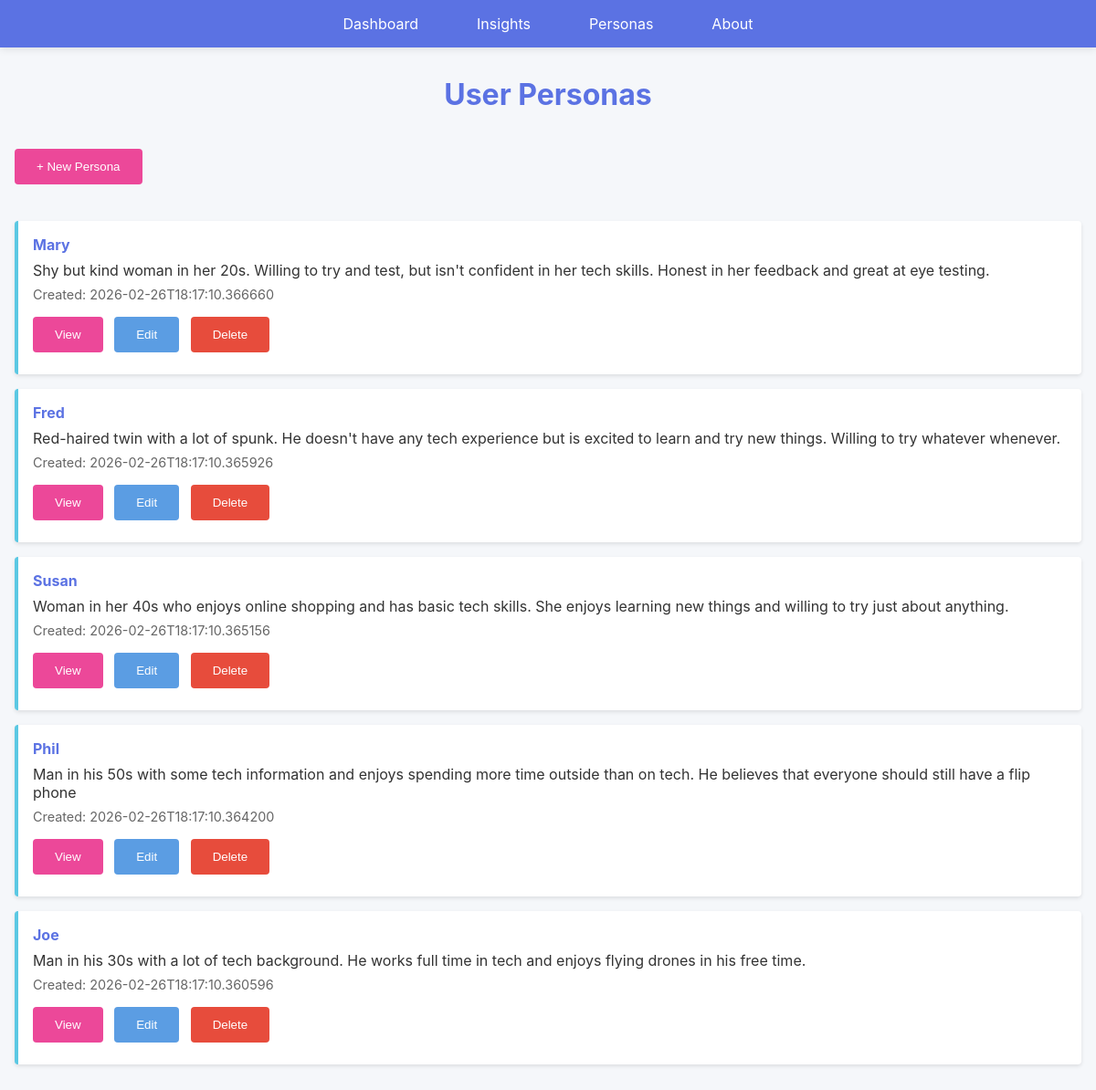
The app's page /personas, older data.
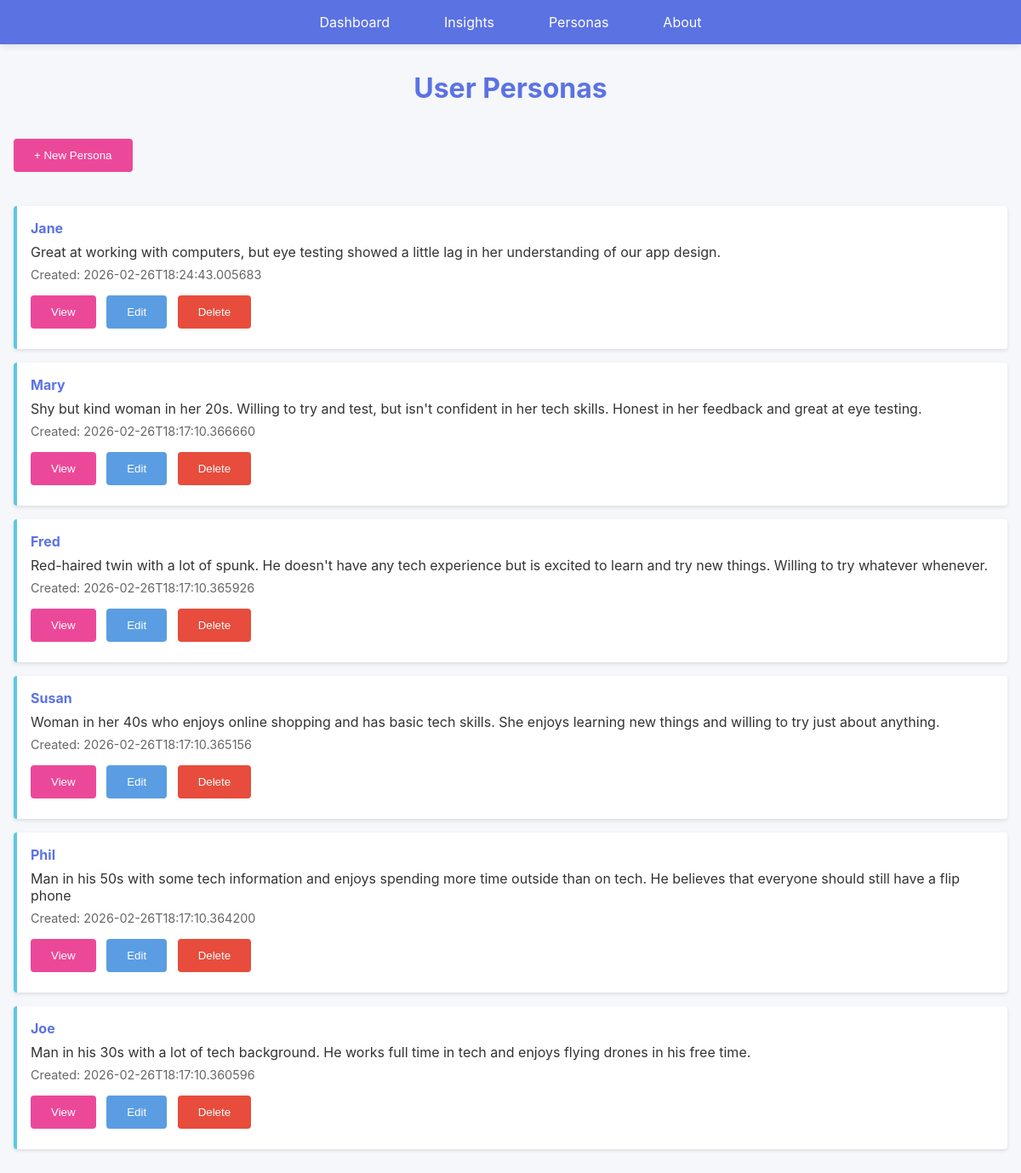
The same page, newer data.
### models.py (models this page shows, shortened)
class Persona(db.Model):
    __tablename__ = 'personas'
    id = db.Column(db.Integer, primary_key=True)
    name = db.Column(db.String(200), nullable=False)
    description = db.Column(db.Text, nullable=False)
    timestamp = db.Column(db.DateTime, nullable=False, default=datetime.utcnow)
    insights = db.relationship('Insight', backref='persona', lazy=True, cascade='all, delete-orphan')
    def to_dict(self):
        return {
            'id': self.id,
            'name': self.name,
            'description': self.description,
            'timestamp': self.timestamp.isoformat() if self.timestamp else None
        }

### web_app.py (the view)
@app.route('/personas')
def personas():
    personas_list = Persona.query.order_by(Persona.timestamp.desc()).all()
    return render_template(
        'personas.html',
        colors=COLORS,
        personas=[p.to_dict() for p in personas_list]
    )

### templates/personas.html (shortened to what this page needs)
{% extends "base.html" %}
{% block content %}
<h1>User Personas</h1>
<div style="margin-bottom: 2rem;">
    <button class="btn btn-success" onclick="window.location.href='/personas/new'">+ New Persona</button>
</div>
{% if personas %}
<div class="personas-list">
    {% for persona in personas %}
    <div class="persona-item">
        <h4><a href="/personas/{{ persona.id }}" style="color: var(--royal-blue); text-decoration: none;">{{ persona.name }}</a></h4>
        <p>{{ persona.description[:150] }}{% if persona.description|length > 150 %}...{% endif %}</p>
        <div class="meta">Created: {{ persona.timestamp }}</div>
        <div style="margin-top: 0.5rem;">
            <button class="btn btn-view" onclick="window.location.href='/personas/{{ persona.id }}'">View</button>
            <button class="btn btn-secondary" onclick="editPersona('{{ persona.id }}')">Edit</button>
            <button class="btn" onclick="deletePersona('{{ persona.id }}')" style="background-color: #e74c3c;">Delete</button>
        </div>
    </div>
    {% endfor %}
</div>
{% else %}
<div class="empty-state">
    <p>No personas created yet.</p>
    <button class="btn" onclick="window.location.href='/personas/new'">Create Your First Persona</button>
</div>
{% endif %}
{% endblock %}

### templates/base.html (shortened to what this page needs)
<!DOCTYPE html>
<html lang="en">
<head>
    <link rel="stylesheet" href="{{ url_for('static', filename='style.css') }}">
</head>
<body>
    <nav>
        <ul>
            <li><a href="/">Dashboard</a></li>
            <li><a href="/insights">Insights</a></li>
            <li><a href="/personas">Personas</a></li>
            <li><a href="/about">About</a></li>
        </ul>
    </nav>
    <div class="container">
        {% block content %}{% endblock %}
    </div>
</body>
</html>

### static/style.css (style rules this page uses)
* { margin: 0; padding: 0; box-sizing: border-box; }
body { font-family: -apple-system, BlinkMacSystemFont, 'Segoe UI', Roboto, Oxygen, Ubuntu, Cantarell, sans-serif; background-color: #f5f7fa; color: #333; }
nav { background-color: var(--royal-blue); padding: 1rem 0; box-shadow: 0 2px 8px rgba(0,0,0,0.1); position: sticky; top: 0; z-index: 100; }
nav ul { list-style: none; display: flex; justify-content: center; gap: 2rem; max-width: 1200px; margin: 0 auto; padding: 0 1rem; }
nav a { color: white; text-decoration: none; padding: 0.5rem 1rem; border-radius: 4px; transition: background-color 0.3s; }
.container { max-width: 1200px; margin: 0 auto; padding: 2rem 1rem; }
h1 { color: var(--royal-blue); margin-bottom: 2rem; text-align: center; }
.btn { background-color: var(--royal-blue); color: white; padding: 0.75rem 1.5rem; border: none; border-radius: 4px; cursor: pointer; transition: background-color 0.3s; margin: 0.5rem 0.5rem 0.5rem 0; }
.btn-secondary { background-color: var(--medium-blue); }
.btn-success { background-color: var(--pink); }
.btn-view { background-color: var(--pink); }
.insights-list, .personas-list { display: grid; grid-template-columns: 1fr; gap: 1rem; }
.insight-item, .persona-item { background: var(--white); padding: 1rem; border-left: 4px solid var(--sky-blue); border-radius: 4px; box-shadow: 0 2px 4px rgba(0,0,0,0.1); }
.insight-item h4, .persona-item h4 { color: var(--royal-blue); margin-bottom: 0.5rem; }
.meta { color: #666; font-size: 0.9rem; margin: 0.5rem 0; }

Row changes from the older to the newer data that the page shows:
added Persona: name "Jane", description "Great at working with computers, but eye testing showed a little lag in her understanding of our app design.", timestamp "2026-02-26T18:24:43.005683"
